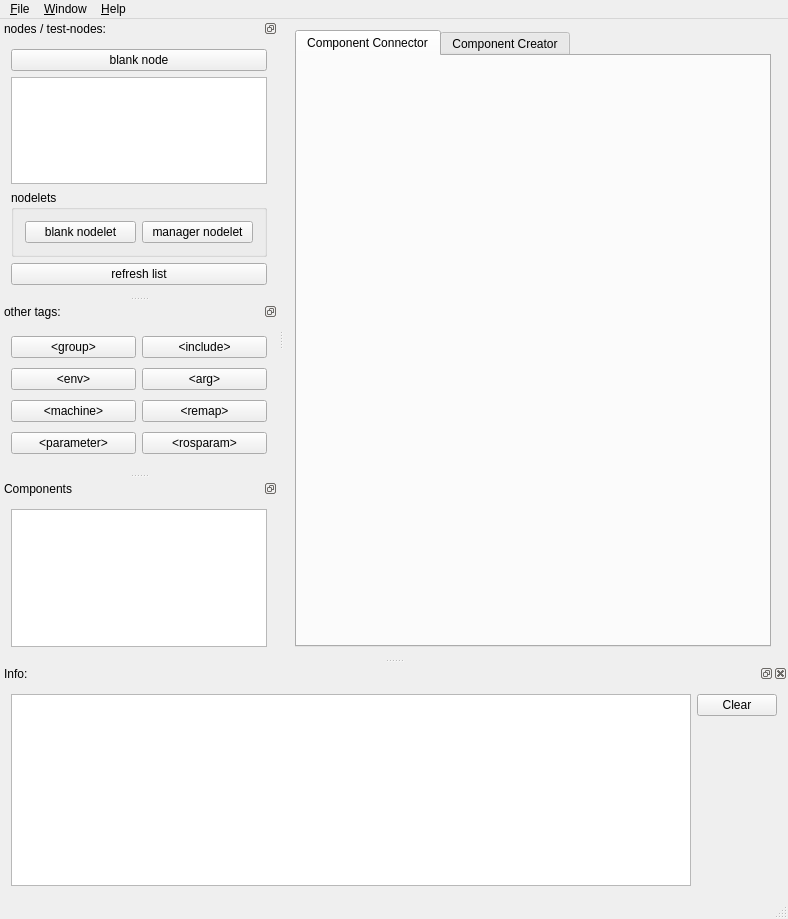
<?xml version="1.0" encoding="UTF-8"?>
<ui version="4.0">
 <class>RxDev</class>
 <widget class="QMainWindow" name="RxDev">
  <property name="geometry">
   <rect>
    <x>0</x>
    <y>0</y>
    <width>788</width>
    <height>919</height>
   </rect>
  </property>
  <property name="sizePolicy">
   <sizepolicy hsizetype="Maximum" vsizetype="Maximum">
    <horstretch>0</horstretch>
    <verstretch>0</verstretch>
   </sizepolicy>
  </property>
  <property name="windowTitle">
   <string>rxDeveloper</string>
  </property>
  <property name="windowIcon">
   <iconset resource="icons.qrc">
    <normaloff>:/icons/icons/rxdev.png</normaloff>:/icons/icons/rxdev.png</iconset>
  </property>
  <widget class="QWidget" name="centralWidget">
   <layout class="QGridLayout" name="gridLayout">
    <item row="0" column="1">
     <widget class="QWidget" name="widget" native="true"/>
    </item>
    <item row="0" column="0">
     <widget class="QTabWidget" name="tabWidget">
      <property name="baseSize">
       <size>
        <width>200</width>
        <height>0</height>
       </size>
      </property>
      <property name="currentIndex">
       <number>0</number>
      </property>
      <widget class="QWidget" name="tab">
       <attribute name="title">
        <string>Component Connector</string>
       </attribute>
       <layout class="QGridLayout" name="gridLayout_3">
        <item row="0" column="0">
         <widget class="QWidget" name="connector_widget" native="true">
          <property name="minimumSize">
           <size>
            <width>200</width>
            <height>200</height>
           </size>
          </property>
          <property name="baseSize">
           <size>
            <width>200</width>
            <height>0</height>
           </size>
          </property>
          <layout class="QGridLayout" name="gridLayout_18">
           <item row="0" column="0">
            <layout class="QHBoxLayout" name="hLayout"/>
           </item>
          </layout>
         </widget>
        </item>
       </layout>
      </widget>
      <widget class="QWidget" name="tab_2">
       <attribute name="title">
        <string>Component Creator</string>
       </attribute>
       <layout class="QGridLayout" name="gridLayout_6">
        <item row="2" column="2" colspan="2">
         <widget class="QFrame" name="horizontalFrame">
          <layout class="QHBoxLayout" name="horizontalLayout_4"/>
         </widget>
        </item>
        <item row="0" column="1" colspan="2">
         <widget class="QGroupBox" name="groupBox">
          <property name="title">
           <string>Create new package</string>
          </property>
          <layout class="QGridLayout" name="gridLayout_8">
           <item row="0" column="0">
            <layout class="QGridLayout" name="gridLayout_7">
             <item row="2" column="0">
              <widget class="QLabel" name="label_6">
               <property name="text">
                <string>Dependencies (only blanks to separate):</string>
               </property>
              </widget>
             </item>
             <item row="1" column="0">
              <widget class="QLabel" name="label_5">
               <property name="text">
                <string>Package-Name</string>
               </property>
              </widget>
             </item>
             <item row="1" column="1">
              <widget class="QLineEdit" name="lineEdit_packageName">
               <property name="placeholderText">
                <string>type in package-name</string>
               </property>
              </widget>
             </item>
             <item row="2" column="1">
              <widget class="QLineEdit" name="lineEdit_packageDependencies">
               <property name="text">
                <string>std_msgs roscpp rospy</string>
               </property>
              </widget>
             </item>
            </layout>
           </item>
           <item row="0" column="1">
            <widget class="QPushButton" name="pushButton_createPackage">
             <property name="enabled">
              <bool>false</bool>
             </property>
             <property name="text">
              <string>Create New Package</string>
             </property>
            </widget>
           </item>
          </layout>
         </widget>
        </item>
        <item row="1" column="1">
         <widget class="QGroupBox" name="groupBox_2">
          <property name="title">
           <string>Browse and change packages</string>
          </property>
          <layout class="QGridLayout" name="gridLayout_9">
           <item row="0" column="0">
            <widget class="QTreeView" name="treeView_packageBrowser">
             <property name="toolTip">
              <string>Right-click folders or files </string>
             </property>
             <property name="editTriggers">
              <set>QAbstractItemView::NoEditTriggers</set>
             </property>
             <property name="alternatingRowColors">
              <bool>true</bool>
             </property>
            </widget>
           </item>
          </layout>
         </widget>
        </item>
       </layout>
      </widget>
     </widget>
    </item>
   </layout>
  </widget>
  <widget class="QMenuBar" name="menuBar">
   <property name="geometry">
    <rect>
     <x>0</x>
     <y>0</y>
     <width>788</width>
     <height>25</height>
    </rect>
   </property>
   <widget class="QMenu" name="menuHelp">
    <property name="title">
     <string>&amp;Help</string>
    </property>
    <addaction name="actionAbout_rxdev"/>
    <addaction name="separator"/>
   </widget>
   <widget class="QMenu" name="menuFile">
    <property name="title">
     <string>&amp;File</string>
    </property>
    <addaction name="separator"/>
    <addaction name="actionNew_Launchfile"/>
    <addaction name="actionLoad_Launchfile"/>
    <addaction name="actionSave_as_Launchfile"/>
    <addaction name="separator"/>
    <addaction name="actionSettings"/>
    <addaction name="separator"/>
    <addaction name="actionQuit"/>
   </widget>
   <widget class="QMenu" name="menuWindow">
    <property name="title">
     <string>&amp;Window</string>
    </property>
    <addaction name="actionAvailable_Nodes"/>
    <addaction name="actionAvailable_Tags"/>
   </widget>
   <addaction name="menuFile"/>
   <addaction name="menuWindow"/>
   <addaction name="menuHelp"/>
  </widget>
  <widget class="QStatusBar" name="statusBar"/>
  <widget class="QDockWidget" name="dockWidget_availableNodes">
   <property name="minimumSize">
    <size>
     <width>268</width>
     <height>268</height>
    </size>
   </property>
   <property name="baseSize">
    <size>
     <width>200</width>
     <height>0</height>
    </size>
   </property>
   <property name="accessibleName">
    <string/>
   </property>
   <property name="autoFillBackground">
    <bool>false</bool>
   </property>
   <property name="floating">
    <bool>false</bool>
   </property>
   <property name="features">
    <set>QDockWidget::DockWidgetFloatable|QDockWidget::DockWidgetMovable</set>
   </property>
   <property name="allowedAreas">
    <set>Qt::LeftDockWidgetArea|Qt::RightDockWidgetArea</set>
   </property>
   <property name="windowTitle">
    <string>nodes / test-nodes:</string>
   </property>
   <attribute name="dockWidgetArea">
    <number>1</number>
   </attribute>
   <widget class="QWidget" name="dockWidgetContents_2">
    <layout class="QGridLayout" name="gridLayout_15">
     <item row="1" column="0">
      <widget class="QTreeView" name="treeView_availableNodes">
       <property name="minimumSize">
        <size>
         <width>100</width>
         <height>0</height>
        </size>
       </property>
       <property name="baseSize">
        <size>
         <width>200</width>
         <height>0</height>
        </size>
       </property>
       <property name="editTriggers">
        <set>QAbstractItemView::NoEditTriggers</set>
       </property>
       <property name="dragEnabled">
        <bool>true</bool>
       </property>
       <property name="dragDropMode">
        <enum>QAbstractItemView::DragOnly</enum>
       </property>
       <property name="alternatingRowColors">
        <bool>true</bool>
       </property>
       <property name="sortingEnabled">
        <bool>true</bool>
       </property>
       <property name="headerHidden">
        <bool>true</bool>
       </property>
       <attribute name="headerVisible">
        <bool>false</bool>
       </attribute>
       <attribute name="headerShowSortIndicator" stdset="0">
        <bool>true</bool>
       </attribute>
      </widget>
     </item>
     <item row="2" column="0">
      <widget class="QGroupBox" name="groupBox_3">
       <property name="minimumSize">
        <size>
         <width>250</width>
         <height>0</height>
        </size>
       </property>
       <property name="baseSize">
        <size>
         <width>250</width>
         <height>0</height>
        </size>
       </property>
       <property name="title">
        <string>nodelets</string>
       </property>
       <layout class="QGridLayout" name="gridLayout_4">
        <item row="1" column="0">
         <widget class="QPushButton" name="pushButton_blankNodelet">
          <property name="text">
           <string>blank nodelet</string>
          </property>
         </widget>
        </item>
        <item row="1" column="1">
         <widget class="QPushButton" name="pushButton_managerNodelet">
          <property name="text">
           <string>manager nodelet</string>
          </property>
         </widget>
        </item>
       </layout>
      </widget>
     </item>
     <item row="0" column="0">
      <widget class="QPushButton" name="pushButton_blankNode">
       <property name="minimumSize">
        <size>
         <width>200</width>
         <height>0</height>
        </size>
       </property>
       <property name="baseSize">
        <size>
         <width>200</width>
         <height>0</height>
        </size>
       </property>
       <property name="text">
        <string>blank node</string>
       </property>
      </widget>
     </item>
     <item row="3" column="0">
      <widget class="QPushButton" name="pushButton_refreshNodesOrComps">
       <property name="minimumSize">
        <size>
         <width>200</width>
         <height>0</height>
        </size>
       </property>
       <property name="baseSize">
        <size>
         <width>200</width>
         <height>0</height>
        </size>
       </property>
       <property name="text">
        <string>refresh list</string>
       </property>
      </widget>
     </item>
    </layout>
   </widget>
  </widget>
  <widget class="QDockWidget" name="dockWidget_availableTags">
   <property name="sizePolicy">
    <sizepolicy hsizetype="Preferred" vsizetype="Minimum">
     <horstretch>0</horstretch>
     <verstretch>0</verstretch>
    </sizepolicy>
   </property>
   <property name="minimumSize">
    <size>
     <width>220</width>
     <height>171</height>
    </size>
   </property>
   <property name="maximumSize">
    <size>
     <width>524287</width>
     <height>171</height>
    </size>
   </property>
   <property name="baseSize">
    <size>
     <width>200</width>
     <height>171</height>
    </size>
   </property>
   <property name="features">
    <set>QDockWidget::DockWidgetFloatable|QDockWidget::DockWidgetMovable</set>
   </property>
   <property name="windowTitle">
    <string>other tags:</string>
   </property>
   <attribute name="dockWidgetArea">
    <number>1</number>
   </attribute>
   <widget class="QWidget" name="dockWidgetContents_4">
    <layout class="QGridLayout" name="gridLayout_2">
     <item row="0" column="1">
      <widget class="QPushButton" name="pushButton_includeFile">
       <property name="text">
        <string>&lt;include&gt;</string>
       </property>
      </widget>
     </item>
     <item row="1" column="0">
      <widget class="QPushButton" name="pushButton_env">
       <property name="text">
        <string>&lt;env&gt;</string>
       </property>
      </widget>
     </item>
     <item row="1" column="1">
      <widget class="QPushButton" name="pushButton_arg">
       <property name="text">
        <string>&lt;arg&gt;</string>
       </property>
      </widget>
     </item>
     <item row="2" column="0">
      <widget class="QPushButton" name="pushButton_machine">
       <property name="text">
        <string>&lt;machine&gt;</string>
       </property>
      </widget>
     </item>
     <item row="2" column="1">
      <widget class="QPushButton" name="pushButton_remap">
       <property name="text">
        <string>&lt;remap&gt;</string>
       </property>
      </widget>
     </item>
     <item row="3" column="0">
      <widget class="QPushButton" name="pushButton_Param">
       <property name="text">
        <string>&lt;parameter&gt;</string>
       </property>
      </widget>
     </item>
     <item row="3" column="1">
      <widget class="QPushButton" name="pushButton_rosparam">
       <property name="text">
        <string>&lt;rosparam&gt;</string>
       </property>
      </widget>
     </item>
     <item row="0" column="0">
      <widget class="QPushButton" name="pushButton_group">
       <property name="text">
        <string>&lt;group&gt;</string>
       </property>
      </widget>
     </item>
    </layout>
   </widget>
  </widget>
  <widget class="QDockWidget" name="dockWidget_errors">
   <property name="windowIcon">
    <iconset resource="icons.qrc">
     <normaloff>:/icons/icons/dialog-information.png</normaloff>:/icons/icons/dialog-information.png</iconset>
   </property>
   <property name="windowTitle">
    <string>Info:</string>
   </property>
   <attribute name="dockWidgetArea">
    <number>8</number>
   </attribute>
   <widget class="QWidget" name="dockWidgetContents">
    <layout class="QHBoxLayout" name="horizontalLayout">
     <item>
      <widget class="QTextEdit" name="textEdit_Info">
       <property name="readOnly">
        <bool>true</bool>
       </property>
      </widget>
     </item>
     <item>
      <layout class="QVBoxLayout" name="verticalLayout">
       <item>
        <widget class="QPushButton" name="pushButton_clearInfo">
         <property name="text">
          <string>Clear</string>
         </property>
        </widget>
       </item>
       <item>
        <spacer name="verticalSpacer">
         <property name="orientation">
          <enum>Qt::Vertical</enum>
         </property>
         <property name="sizeHint" stdset="0">
          <size>
           <width>20</width>
           <height>40</height>
          </size>
         </property>
        </spacer>
       </item>
      </layout>
     </item>
    </layout>
   </widget>
  </widget>
  <widget class="QDockWidget" name="dockWidget_components">
   <property name="minimumSize">
    <size>
     <width>105</width>
     <height>130</height>
    </size>
   </property>
   <property name="baseSize">
    <size>
     <width>200</width>
     <height>0</height>
    </size>
   </property>
   <property name="features">
    <set>QDockWidget::DockWidgetFloatable|QDockWidget::DockWidgetMovable</set>
   </property>
   <property name="allowedAreas">
    <set>Qt::LeftDockWidgetArea|Qt::RightDockWidgetArea</set>
   </property>
   <property name="windowTitle">
    <string>Components</string>
   </property>
   <attribute name="dockWidgetArea">
    <number>1</number>
   </attribute>
   <widget class="QWidget" name="dockWidgetContents_3">
    <layout class="QGridLayout" name="gridLayout_5">
     <item row="0" column="0">
      <widget class="QListView" name="listView_availableComponents">
       <property name="editTriggers">
        <set>QAbstractItemView::NoEditTriggers</set>
       </property>
       <property name="dragEnabled">
        <bool>false</bool>
       </property>
       <property name="alternatingRowColors">
        <bool>true</bool>
       </property>
      </widget>
     </item>
    </layout>
   </widget>
  </widget>
  <action name="actionQuit">
   <property name="icon">
    <iconset resource="icons.qrc">
     <normaloff>:/icons/icons/system-log-out.png</normaloff>:/icons/icons/system-log-out.png</iconset>
   </property>
   <property name="text">
    <string>&amp;Quit</string>
   </property>
   <property name="shortcut">
    <string>Ctrl+Q</string>
   </property>
   <property name="iconVisibleInMenu">
    <bool>true</bool>
   </property>
  </action>
  <action name="actionAbout_rxdev">
   <property name="icon">
    <iconset resource="icons.qrc">
     <normaloff>:/icons/icons/dialog-information.png</normaloff>:/icons/icons/dialog-information.png</iconset>
   </property>
   <property name="text">
    <string>&amp;About rxDeveloper</string>
   </property>
   <property name="iconVisibleInMenu">
    <bool>true</bool>
   </property>
  </action>
  <action name="actionSettings">
   <property name="icon">
    <iconset resource="icons.qrc">
     <normaloff>:/icons/icons/preferences-system.png</normaloff>:/icons/icons/preferences-system.png</iconset>
   </property>
   <property name="text">
    <string>&amp;Settings</string>
   </property>
   <property name="shortcut">
    <string>F10</string>
   </property>
  </action>
  <action name="actionAvailable_Nodes">
   <property name="checkable">
    <bool>true</bool>
   </property>
   <property name="checked">
    <bool>true</bool>
   </property>
   <property name="text">
    <string>Available Nodes</string>
   </property>
  </action>
  <action name="actionLoad_Launchfile">
   <property name="icon">
    <iconset resource="icons.qrc">
     <normaloff>:/icons/icons/document-open.png</normaloff>:/icons/icons/document-open.png</iconset>
   </property>
   <property name="text">
    <string>Load Launchfile</string>
   </property>
   <property name="shortcut">
    <string>Ctrl+L</string>
   </property>
  </action>
  <action name="actionSave_as_Launchfile">
   <property name="icon">
    <iconset resource="icons.qrc">
     <normaloff>:/icons/icons/document-save-as.png</normaloff>:/icons/icons/document-save-as.png</iconset>
   </property>
   <property name="text">
    <string>Save Launchfile</string>
   </property>
   <property name="shortcut">
    <string>Ctrl+S</string>
   </property>
  </action>
  <action name="actionRemap">
   <property name="checkable">
    <bool>true</bool>
   </property>
   <property name="icon">
    <iconset resource="icons.qrc">
     <normaloff>:/icons/icons/segment-line.png</normaloff>:/icons/icons/segment-line.png</iconset>
   </property>
   <property name="text">
    <string>remap</string>
   </property>
   <property name="shortcut">
    <string>Ctrl+R</string>
   </property>
  </action>
  <action name="actionDrag_Drop">
   <property name="checkable">
    <bool>true</bool>
   </property>
   <property name="icon">
    <iconset resource="icons.qrc">
     <normaloff>:/icons/icons/draw-smudge.png</normaloff>:/icons/icons/draw-smudge.png</iconset>
   </property>
   <property name="text">
    <string>Drag&amp;Drop</string>
   </property>
   <property name="shortcut">
    <string>Ctrl+M</string>
   </property>
  </action>
  <action name="actionDelete_Item">
   <property name="checkable">
    <bool>true</bool>
   </property>
   <property name="icon">
    <iconset resource="icons.qrc">
     <normaloff>:/icons/icons/node-delete.png</normaloff>:/icons/icons/node-delete.png</iconset>
   </property>
   <property name="text">
    <string>Delete Item</string>
   </property>
   <property name="shortcut">
    <string>Ctrl+D</string>
   </property>
  </action>
  <action name="actionAvailable_Tags">
   <property name="checkable">
    <bool>true</bool>
   </property>
   <property name="checked">
    <bool>true</bool>
   </property>
   <property name="text">
    <string>Available Tags</string>
   </property>
  </action>
  <action name="actionNew_Launchfile">
   <property name="icon">
    <iconset resource="icons.qrc">
     <normaloff>:/icons/icons/document-new.png</normaloff>:/icons/icons/document-new.png</iconset>
   </property>
   <property name="text">
    <string>New Launchfile</string>
   </property>
   <property name="shortcut">
    <string>Ctrl+N</string>
   </property>
  </action>
  <action name="actionStart">
   <property name="icon">
    <iconset resource="icons.qrc">
     <normaloff>:/icons/icons/media-playback-start.png</normaloff>:/icons/icons/media-playback-start.png</iconset>
   </property>
   <property name="text">
    <string>start</string>
   </property>
   <property name="toolTip">
    <string>try to run computational graph</string>
   </property>
   <property name="shortcut">
    <string>F2</string>
   </property>
  </action>
  <action name="actionStop">
   <property name="icon">
    <iconset resource="icons.qrc">
     <normaloff>:/icons/icons/media-playback-stop.png</normaloff>:/icons/icons/media-playback-stop.png</iconset>
   </property>
   <property name="text">
    <string>stop</string>
   </property>
   <property name="toolTip">
    <string>stop running computational graph</string>
   </property>
   <property name="shortcut">
    <string>F3</string>
   </property>
  </action>
 </widget>
 <layoutdefault spacing="6" margin="11"/>
 <resources>
  <include location="icons.qrc"/>
 </resources>
 <connections>
  <connection>
   <sender>actionQuit</sender>
   <signal>activated()</signal>
   <receiver>RxDev</receiver>
   <slot>close()</slot>
   <hints>
    <hint type="sourcelabel">
     <x>-1</x>
     <y>-1</y>
    </hint>
    <hint type="destinationlabel">
     <x>199</x>
     <y>149</y>
    </hint>
   </hints>
  </connection>
 </connections>
</ui>
